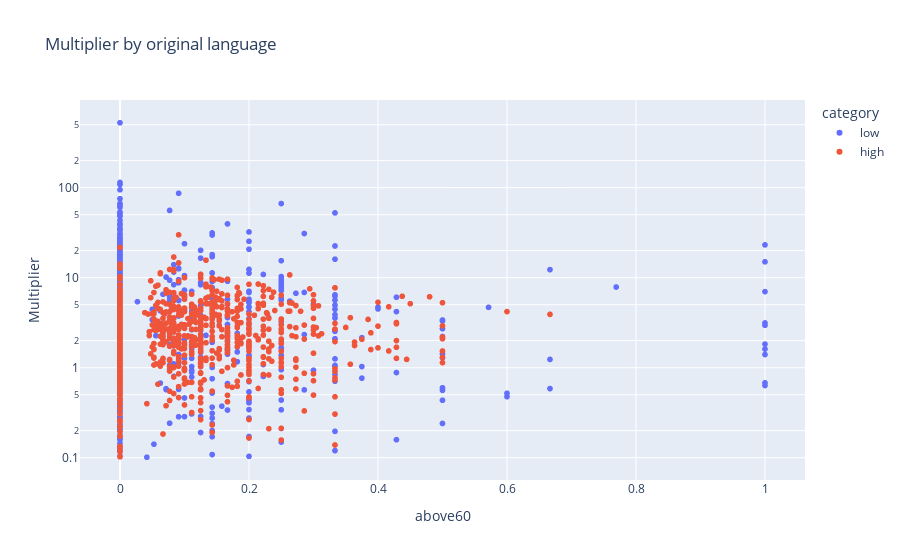

This figure's notebook cell:
### Code cell
# Plot the multiplier vs original language 

fig = px.scatter(df, x='above60', y='multiplier', color='category',
                 labels={'language': 'Original Language', 'multiplier': 'Multiplier'},
                 title='Multiplier by original language', log_y=True)

fig.show()

### Figure 1 — Plotly figure (JSON) as saved in the notebook; plotly's stock layout.template omitted (floating-point values rounded to 4 significant figures; data arrays with more than 128 entries replaced by an {"elided": "..."} marker saying what was removed)
{"data": [{"hovertemplate": "category=low<br>above60=%{x}<br>Multiplier=%{y}<extra></extra>", "legendgroup": "low", "marker": {"color": "#636efa", "symbol": "circle"}, "mode": "markers", "name": "low", "showlegend": true, "type": "scattergl", "x": {"elided": "855 float values"}, "xaxis": "x", "y": {"elided": "855 float values"}, "yaxis": "y"}, {"hovertemplate": "category=high<br>above60=%{x}<br>Multiplier=%{y}<extra></extra>", "legendgroup": "high", "marker": {"color": "#EF553B", "symbol": "circle"}, "mode": "markers", "name": "high", "showlegend": true, "type": "scattergl", "x": {"elided": "846 float values"}, "xaxis": "x", "y": {"elided": "846 float values"}, "yaxis": "y"}], "layout": {"legend": {"title": {"text": "category"}, "tracegroupgap": 0}, "title": {"text": "Multiplier by original language"}, "xaxis": {"anchor": "y", "domain": [0, 1], "title": {"text": "above60"}}, "yaxis": {"anchor": "x", "domain": [0, 1], "title": {"text": "Multiplier"}, "type": "log"}}}
